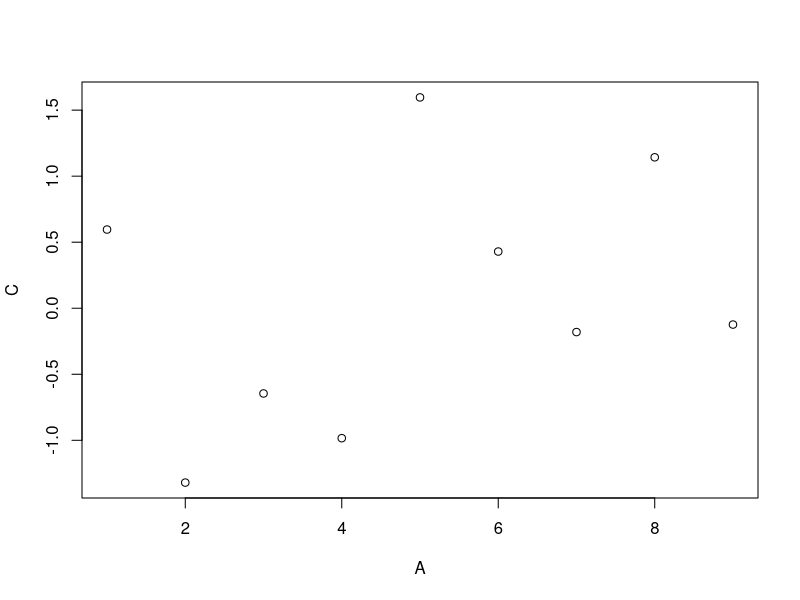

Reproduce this figure in R. (Note: this script raises an error after producing the figure.)
# Data.table

setwd("D:/codes/R/dsa/BigDataRAzure/Cap07")
getwd()

# Instalando os pacotes
install.packages("data.table")
library(data.table)
?data.table

# Criando 2 vetores
vec1 <- c(1, 2, 3, 4)
vec2 <- c("Vermelho", "Verde", "Marrom", "Laranja")

# Criando um data.table
dt1 <- data.table(vec1, vec2)
dt1
class(dt1)

# Slicing do data.table
dt2 <- data.table(A = 1:9, B = c("Z", "W", "Q"), C = rnorm(9), D = TRUE)
dt2
dt2[3:5,]
dt2[,.(B, C)] # o ponto faz parte da sintax da função

# Aplicando função ao data.table
dt2[, .(Total = sum(A), Mean = mean(C))]
dt2[, plot(A, C)]
dt2[, .(MySum = sum(A)), by = .(Grp = A%%2)]

# Definindo valores por grupo
dt3 <- data.table(B = c("a", "b", "c", "d", "e", "a", "b", "c", "d", "e"), 
                  val = as.integer(c(6:10, 1:5)))
dt3

# Operações com data.tables
dt4 <- data.table(A = rep(letters[2:1], each = 4L),
                  B = rep(1:4, each = 2L),
                  C = sample(8))
dt4

new_dt4 <- dt4[, sum(C), by = A]
class(new_dt4)
new_dt4[order(A)]

new_dt4 <- dt4[, sum(B), by = A][order(A)]
new_dt4

# Iris
dt5 <- as.data.frame(iris)
View(dt5)
dt5[, .(Sepal.Length = median(Sepal.Length),
        Sepal.Width = median(Sepal.Width),
        Petal.Length = median(Petal.Length),
        Petal.Width = median(Petal.Width)),
    by = Species]


# O parâmetro .SD significa Subset Data e um subset é criado considerando a coluna Species e depois 
# é calculda a mediana. O resultado deve ser igual ao comando anterior. 
# O .SD faz parte da notação do pacote data.table.
dt5[, lapply(.SD, median), by = Species]

?data.table





















